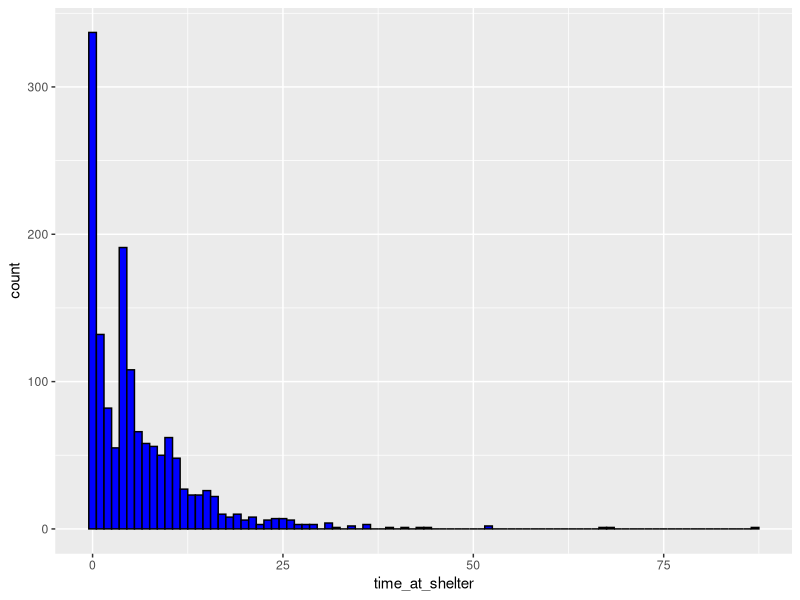
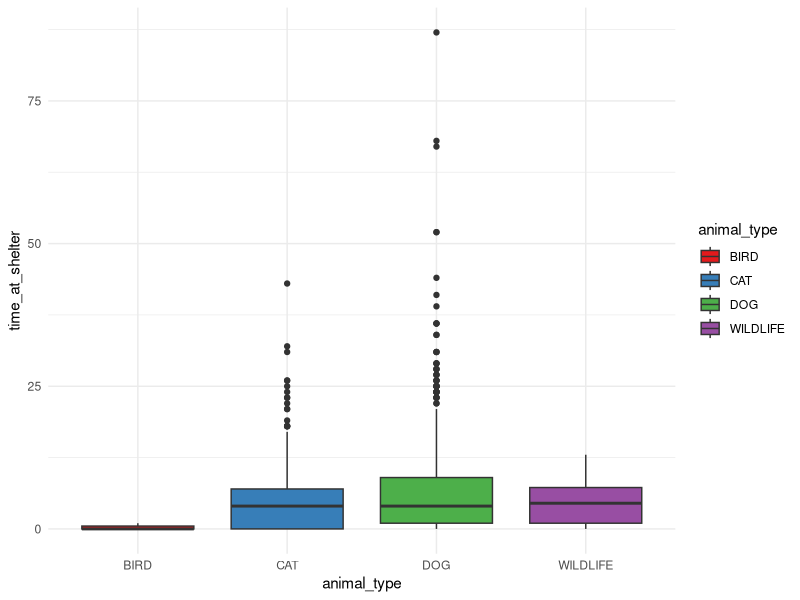
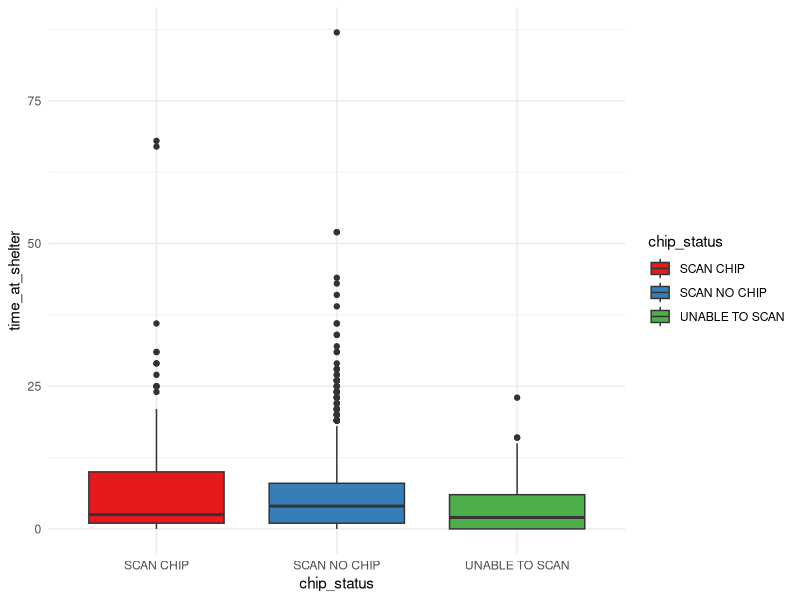
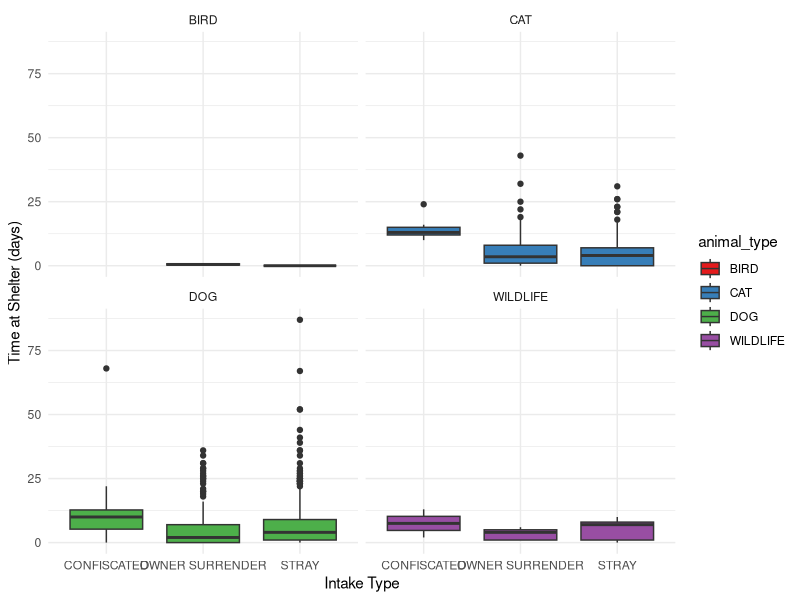
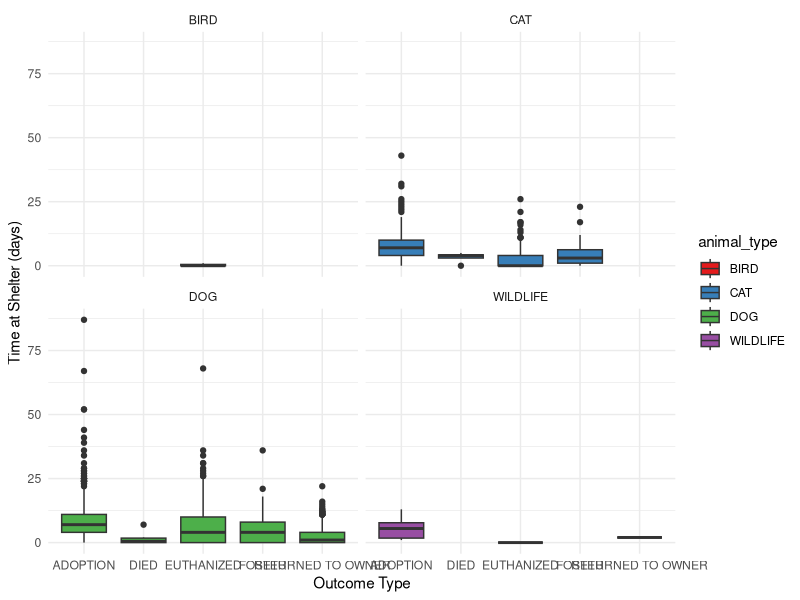
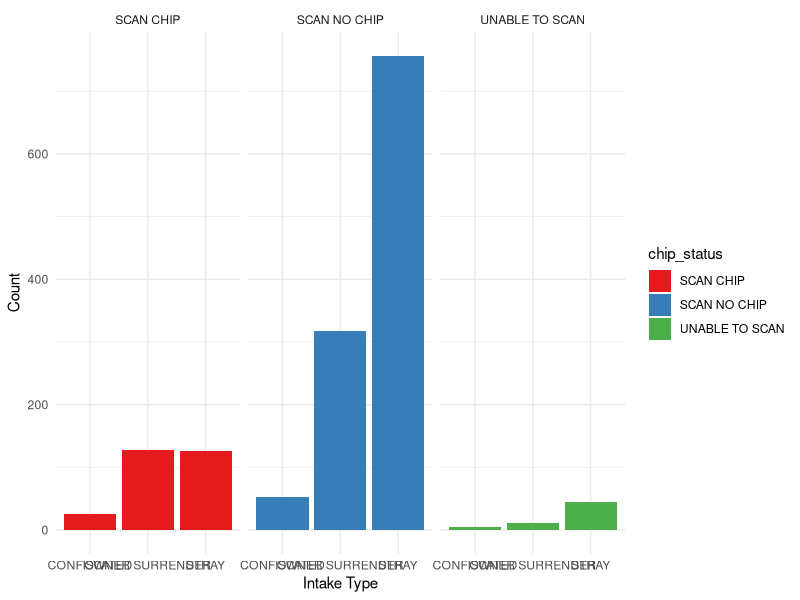
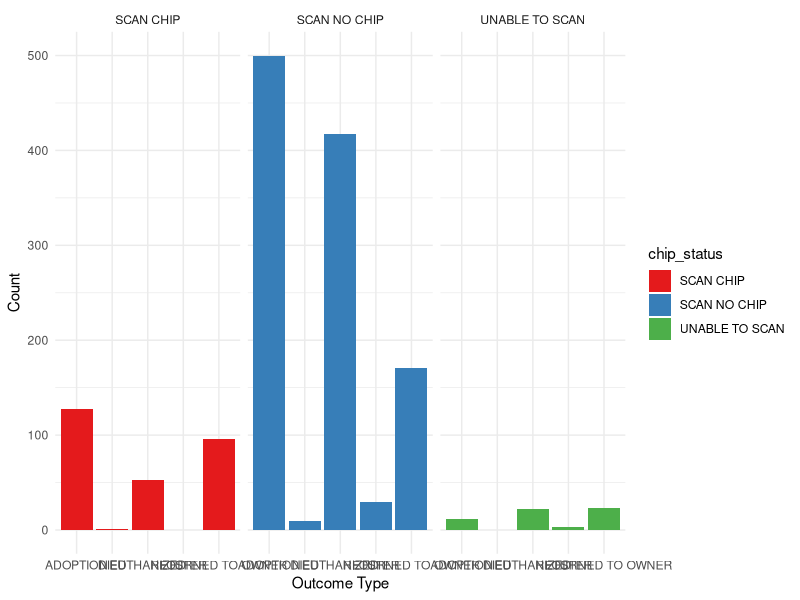
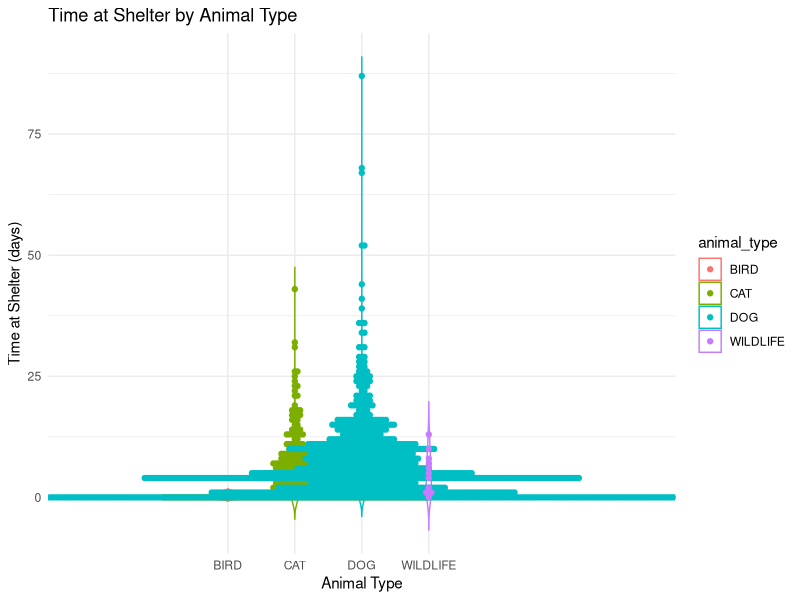

The R source for these figures, in order:
## ---- chunk 1
library(car)
library(ggplot2)
library(dplyr)
library(ggbeeswarm)
library(knitr)
## ---- chunk 2
#| echo: false
#read data
data <- read.csv('dataset20.csv', stringsAsFactors = FALSE)

# Data cleaning
# Remove rows with missing values
data <- na.omit(data)
## ---- chunk 3
# If 'month' and 'year' are used to create dates, it makes sense
data$date <- as.Date(paste(data$year, data$month, "01", sep = "-"))

# Convert 'animal_type', 'intake_type', 'output_type', 'chip_status' to factors
data$animal_type <- factor(data$animal_type)
data$intake_type <- factor(data$intake_type)
data$outcome_type <- factor(data$outcome_type)
data$chip_status <- factor(data$chip_status)
## ---- chunk 4
#| echo: false
#| fig.cap: "the distribution of animal time in shelters"
#| label: fig-1
#| fig.align: 'center'
#| fig.width: 4
#| fig.height: 3
# the distribution of animal time in shelters
ggplot(data, aes(x=time_at_shelter)) + 
  geom_histogram(binwidth=1, fill='blue', color='black')
## ---- chunk 5
#| echo: false
#| fig.cap: "Box plot of animal types and shelter time"
#| label: fig-2
#| fig.align: 'center'
#| fig.width: 4
#| fig.height: 3
#| # Data visualization
# Box plot of animal types and shelter time
ggplot(data, aes(x=animal_type, y=time_at_shelter, fill=animal_type)) + 
  geom_boxplot() +
  theme_minimal() +
  scale_fill_brewer(palette="Set1")
## ---- chunk 6
#| echo: false
#| fig.cap: "Box plot of whether to implant chips and shelter time"
#| label: fig-3
#| fig.align: 'center'
#| fig.width: 4
#| fig.height: 3
#| # Data visualization
# Box plot of whether to implant chips and shelter time
ggplot(data, aes(x=chip_status, y=time_at_shelter, fill=chip_status)) +
  geom_boxplot() +
  theme_minimal() +
  scale_fill_brewer(palette="Set1")
## ---- chunk 7
#| echo: false
#| fig.cap: "Box plot of animal types and reasons for containment"
#| label: fig-4
#| fig.align: 'center'
#| fig.width: 4
#| fig.height: 3
#| # Data visualization
# Box plot of animal types and reasons for containment
ggplot(data, aes(x=intake_type, y=time_at_shelter, fill=animal_type)) + 
  geom_boxplot() +
  facet_wrap(~animal_type) + # Use face_wrap to divide faces by animal type
  theme_minimal() +
  scale_fill_brewer(palette="Set1") +
  labs(x="Intake Type",
       y="Time at Shelter (days)")
## ---- chunk 8
#| echo: false
#| fig.cap: "Box plot of animal types and the outcome of leaving the shelter"
#| label: fig-5
#| fig.align: 'center'
#| fig.width: 4
#| fig.height: 3
#| # Data visualization
# Box plot of animal types and the outcome of leaving the shelter
ggplot(data, aes(x=outcome_type, y=time_at_shelter, fill=animal_type)) + 
  geom_boxplot() +
  facet_wrap(~animal_type) +
  theme_minimal() +
  scale_fill_brewer(palette="Set1") +
  labs(x="Outcome Type",
       y="Time at Shelter (days)")
## ---- chunk 9
#| echo: false
#| fig.cap: "Bar chart with chip status and containment reasons"
#| label: fig-6
#| fig.align: 'center'
#| fig.width: 4
#| fig.height: 3
#| # Data visualization
# Bar chart with chip status and containment reasons
ggplot(data, aes(x=intake_type, fill=chip_status)) + 
  geom_bar(position="dodge") +
  facet_wrap(~chip_status) +
  theme_minimal() +
  scale_fill_brewer(palette="Set1") +
  labs(x="Intake Type",
       y="Count")
## ---- chunk 10
#| echo: false
#| fig.cap: "Bar chart with chip status and outcome of leaving the shelter"
#| label: fig-7
#| fig.align: 'center'
#| fig.width: 4
#| fig.height: 3
#| # Data visualization
# Bar chart with chip status and outcome of leaving the shelter
ggplot(data, aes(x=outcome_type, fill=chip_status)) + 
  geom_bar(position="dodge") +
  facet_wrap(~chip_status) +
  theme_minimal() +
  scale_fill_brewer(palette="Set1") +
  labs(x="Outcome Type",
       y="Count")
## ---- chunk 11
#| echo: false
#| fig.cap: "Violin chart combined with bee colony chart, showing the impact of animal types on the time spent in shelters"
#| label: fig-8
#| fig.align: 'center'
#| fig.width: 4
#| fig.height: 3
#| # Data visualization
# Violin chart combined with bee colony chart, showing the impact of animal types on the time spent in shelters
ggplot(data, aes(x=animal_type, y=time_at_shelter, color=animal_type)) + 
  geom_violin(trim=FALSE) +
  geom_beeswarm() +
  theme_minimal() +
  labs(title="Time at Shelter by Animal Type",
       x="Animal Type",
       y="Time at Shelter (days)")
## ---- chunk 12
#| echo: false
#| fig.cap: "Violin chart combined with bee colony chart to demonstrate the impact of chip status on the time spent in the shelter"
#| label: fig-9
#| fig.align: 'center'
#| fig.width: 4
#| fig.height: 3
#| # Data visualization
# Violin chart combined with bee colony chart to demonstrate the impact of chip status on the time spent in the shelter
ggplot(data, aes(x=chip_status, y=time_at_shelter, color=chip_status)) + 
  geom_violin(trim=FALSE) +
  geom_beeswarm() +
  theme_minimal() +
  labs(title="Time at Shelter by Chip Status",
       x="Chip Status",
       y="Time at Shelter (days)")
## ---- chunk 13
# Summary Statistics
summary_stats <- summary(data)

kable(summary_stats, caption = "Summary Statistics")
## ---- chunk 14
# Select only numerical variables
numeric_data <- data[, c("month", "year", "time_at_shelter")]

# Using the cor() function to calculate the correlation coefficient matrix
correlation_matrix <- cor(numeric_data, use = "complete.obs") # Processing missing values for the 'use' parameter

kable(correlation_matrix, caption = "correlation_matrix")
## ---- chunk 15
# Calculate IQR
Q1 <- quantile(data$time_at_shelter, 0.25)
Q3 <- quantile(data$time_at_shelter, 0.75)
IQR <- Q3 - Q1

# Define the upper threshold for outliers
upper_bound <- Q3 + 1.5 * IQR

# Replace outliers with median
data$time_at_shelter[data$time_at_shelter> upper_bound] <- median(data$time_at_shelter)

# animal_type
prop.table(table(data$animal_type))
# think twice
data <- data %>%
  filter(!(animal_type=="BIRD" | animal_type=="WILDLIFE"))

write.csv(data, 'data.csv')
## ---- chunk 16
# Fit a linear model with 'time_t_shell' as the response variable and all other columns as the predictive variables
model <- lm(time_at_shelter ~ ., data = data)
# Calculate and print VIF values
vif_values <- vif(model)
#VIF values
kable(vif_values, caption = "VIF values")
